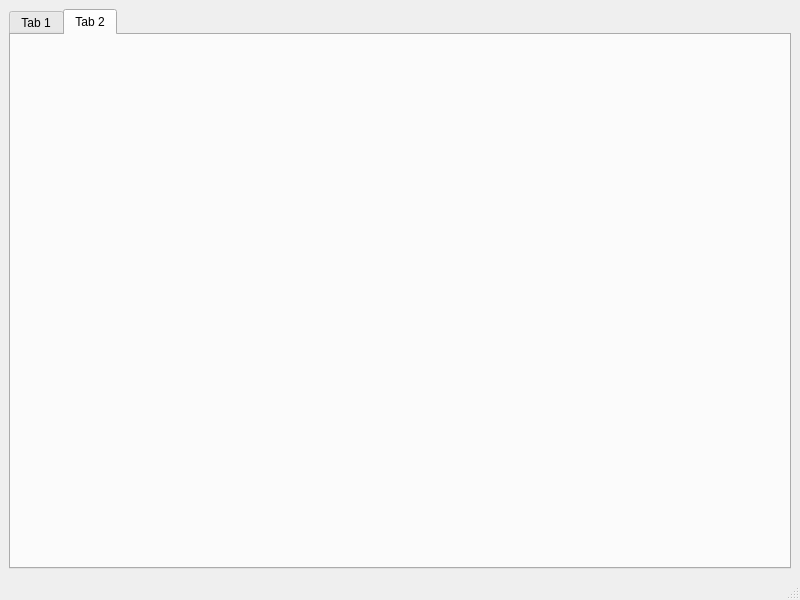
<?xml version="1.0" encoding="UTF-8"?>
<ui version="4.0">
 <class>MainWindow</class>
 <widget class="QMainWindow" name="MainWindow">
  <property name="geometry">
   <rect>
    <x>0</x>
    <y>0</y>
    <width>800</width>
    <height>600</height>
   </rect>
  </property>
  <property name="windowTitle">
   <string>MainWindow</string>
  </property>
  <widget class="QWidget" name="centralwidget">
   <layout class="QVBoxLayout" name="verticalLayout">
    <item>
     <layout class="QHBoxLayout" name="horizontalLayout">
      <item>
       <widget class="QTabWidget" name="tabWidget">
        <property name="currentIndex">
         <number>1</number>
        </property>
        <widget class="QWidget" name="tab">
         <attribute name="title">
          <string>Tab 1</string>
         </attribute>
        </widget>
        <widget class="QWidget" name="tab_2">
         <attribute name="title">
          <string>Tab 2</string>
         </attribute>
        </widget>
       </widget>
      </item>
     </layout>
    </item>
   </layout>
  </widget>
  <widget class="QMenuBar" name="menubar">
   <property name="geometry">
    <rect>
     <x>0</x>
     <y>0</y>
     <width>800</width>
     <height>22</height>
    </rect>
   </property>
  </widget>
  <widget class="QStatusBar" name="statusbar"/>
 </widget>
 <resources/>
 <connections/>
</ui>
